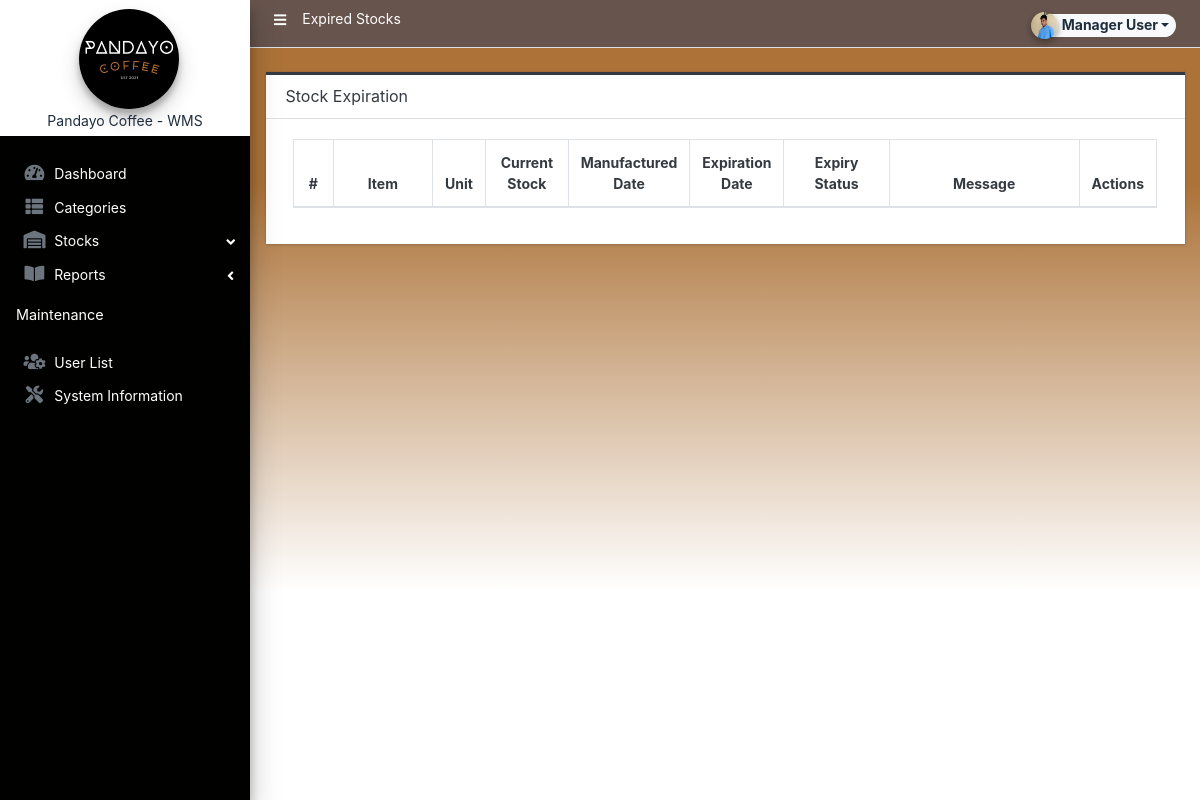
The app's page /admin/?page=stockExpiration (signed in), older data.
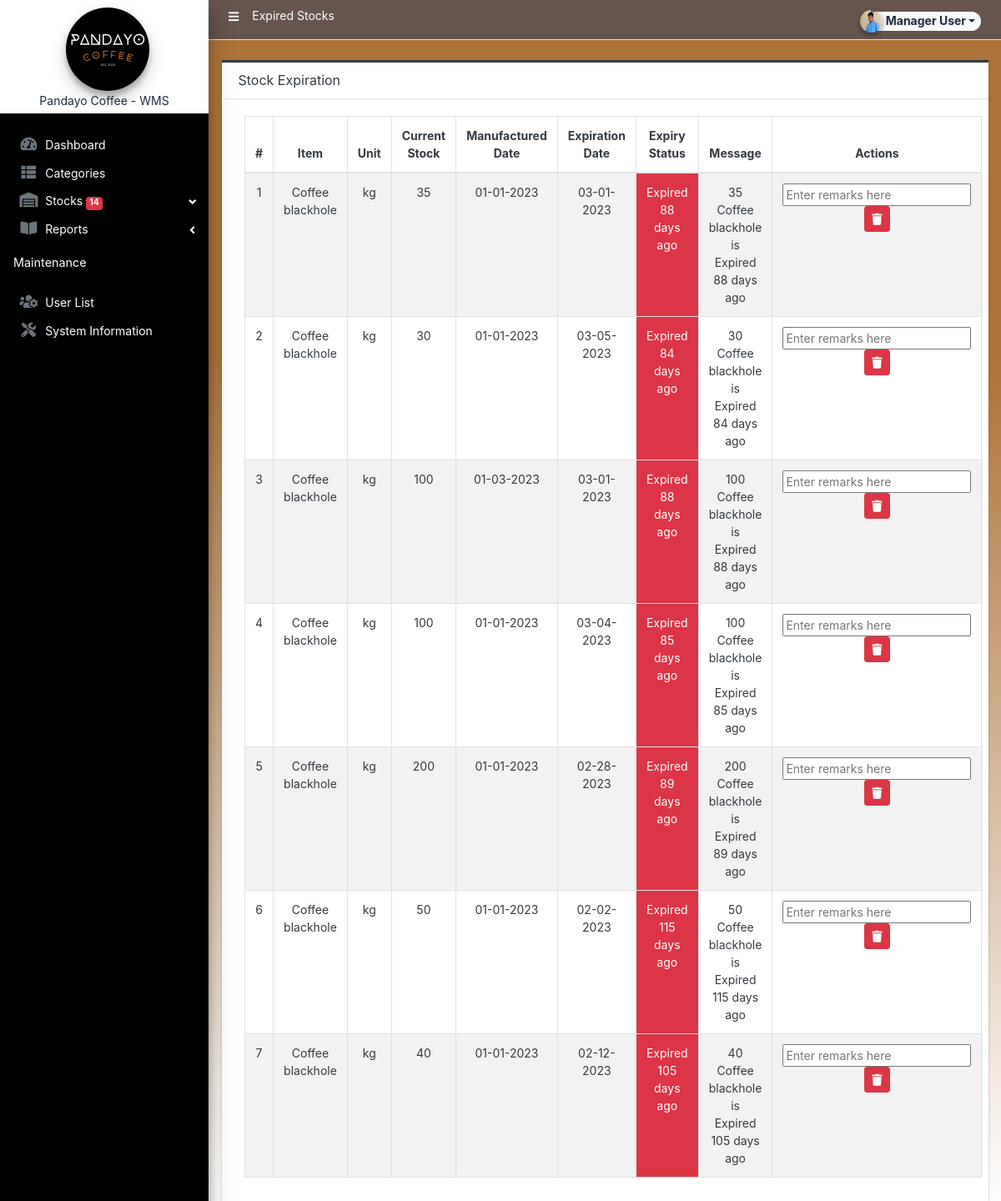
The same page, newer data.
### tables this page shows
CREATE TABLE `stockin_list` (
  `id` int(30) NOT NULL,
  `item_id` int(30) NOT NULL,
  `date` date NOT NULL,
  `quantity` float(12,2) NOT NULL DEFAULT 0.00,
  `remarks` text NOT NULL,
  `date_created` datetime NOT NULL DEFAULT current_timestamp(),
  `expire_date` date NOT NULL,
  `date_updated` datetime NOT NULL DEFAULT current_timestamp() ON UPDATE current_timestamp()
);

CREATE TABLE `item_list` (
  `id` int(30) NOT NULL,
  `category_id` int(30) NOT NULL,
  `name` text NOT NULL,
  `unit` varchar(250) NOT NULL,
  `description` text NOT NULL,
  `status` tinyint(1) NOT NULL DEFAULT 1,
  `date_expiration` date NOT NULL,
  `delete_flag` tinyint(1) NOT NULL DEFAULT 0,
  `date_created` datetime NOT NULL DEFAULT current_timestamp(),
  `date_updated` datetime NOT NULL DEFAULT current_timestamp() ON UPDATE current_timestamp()
);

### admin/stockExpiration/index.php (the view, shortened to what the rows shown need)
<div class="card card-outline rounded-0 card-dark">
    <div class="card-body">
        <div class="container-fluid">
            <table class="table table-hover table-striped table-bordered text-center" id="list">
                <colgroup>
                </colgroup>
                <thead>
                    <tr>
                        <th>#</th>
                        <th>Item</th>
                        <th>Unit</th>
                        <th>Current Stock</th>
                        <th>Manufactured Date</th>
                        <th>Expiration Date</th>
                        <th>Expiry Status</th>
                        <th>Message</th>
                        <th>Actions</th>
                    </tr>
                </thead>
                <tbody>
                    <?php
                        $today = date('Y-m-d');
                        $tomorrow = date('Y-m-d', strtotime('+1 day'));
                        $stock_items = $conn->query("SELECT s.*, i.name, i.unit, i.id AS item_id FROM stockin_list s INNER JOIN item_list i ON s.item_id = i.id WHERE (s.expire_date = '$today' OR s.expire_date = '$tomorrow' OR s.expire_date < '$today') AND s.expire_date != '0000-00-00'");
                        $id = 1;
                        foreach ($stock_items as $index => $item):
                            $expiry_status = '';
                            $expiry_class = '';
                            $message = '';
                            if ($item['expire_date'] == $today) {
                                $expiry_status = "Expired Today";
                                $expiry_class = 'bg-danger';
                                $message = intval($item['quantity']) . " {$item['name']} is Expired Today";
                            } else if ($item['expire_date'] == date('Y-m-d', strtotime('+1 day'))) {
                                $expiry_status = "Expires Tomorrow";
                                $expiry_class = 'bg-warning';
                                $message = intval($item['quantity']) . " {$item['name']} is Expiring Tomorrow";
                            } else if ($item['expire_date'] < $today) {
                                $days_until_expiry = floor((strtotime($item['expire_date']) - strtotime($today)) / (60 * 60 * 24));
                                $expiry_class = 'bg-danger';
                                $expiry_status = ($days_until_expiry == -1) ? 'Expired 1 day ago' : "Expired " . abs($days_until_expiry) . " days ago";
                                $message = intval($item['quantity']) . " {$item['name']} is $expiry_status";
                            } else if ($item['expire_date'] > $today) {
                                $days_until_expiry = floor((strtotime($item['expire_date']) - strtotime($today)) / (60 * 60 * 24));
                                if ($days_until_expiry == 1) {
                                    $expiry_status = "Expiring in 1 day";
                                } else {
                                    $expiry_status = "Expiring in $days_until_expiry days";
                                }
                                $expiry_class = 'bg-warning';
                                $message = intval($item['quantity']) . " {$item['name']} is expiring $expiry_status";
                            }
                            if ($expiry_status)?>
                                <tr>
                                  <td><?= $id ?></td>
                                  <td><?= $item['name'] ?></td>
                                  <td><?= $item['unit'] ?></td>
                                  <td><?= (int)$item['quantity'] ?></td>
                                  <td><?= date('m-d-Y', strtotime($item['date'])) ?></td>
                                  <td><?= date('m-d-Y', strtotime($item['expire_date'])) ?></td>
                                  <td class="<?= $expiry_class ?>"><?= $expiry_status ?></td>
                                  <td><?= $message ?></td>
                                  <td>
                                    <?php if ($expiry_status !== "Expires Tomorrow"): ?>
                                        <form method="post">
                                            <input type="text" name="remarks" placeholder="Enter remarks here">
                                            <button type="submit" name="submit" class="btn btn-danger btn-sm">
                                                <i class="fa fa-trash"></i>
                                            </button>
                                        </form>
                                    <?php endif; ?>
                                    </td>
                                </tr>
                            <?php $id++; ?>
                        <?php endforeach; ?>
                </tbody>
            </table>
        </div>
    </div>
</div>

Row changes from the older to the newer data that the page shows:
added stockin_list: item.name "Coffee blackhole", item.unit "kg", quantity "35", date "01-01-2023", expire_date "03-01-2023", expire_date "Expired 88 days ago", message "35 Coffee blackhole is Expired 88 days ago"
added stockin_list: item.name "Coffee blackhole", item.unit "kg", quantity "30", date "01-01-2023", expire_date "03-05-2023", expire_date "Expired 84 days ago", message "30 Coffee blackhole is Expired 84 days ago"
added stockin_list: item.name "Coffee blackhole", item.unit "kg", quantity "100", date "01-03-2023", expire_date "03-01-2023", expire_date "Expired 88 days ago", message "100 Coffee blackhole is Expired 88 days ago"
added stockin_list: item.name "Coffee blackhole", item.unit "kg", quantity "100", date "01-01-2023", expire_date "03-04-2023", expire_date "Expired 85 days ago", message "100 Coffee blackhole is Expired 85 days ago"
added stockin_list: item.name "Coffee blackhole", item.unit "kg", quantity "200", date "01-01-2023", expire_date "02-28-2023", expire_date "Expired 89 days ago", message "200 Coffee blackhole is Expired 89 days ago"
added stockin_list: item.name "Coffee blackhole", item.unit "kg", quantity "50", date "01-01-2023", expire_date "02-02-2023", expire_date "Expired 115 days ago", message "50 Coffee blackhole is Expired 115 days ago"
added stockin_list: item.name "Coffee blackhole", item.unit "kg", quantity "40", date "01-01-2023", expire_date "02-12-2023", expire_date "Expired 105 days ago", message "40 Coffee blackhole is Expired 105 days ago"
Text that changed along with them:
$count: (not shown) → "14"
